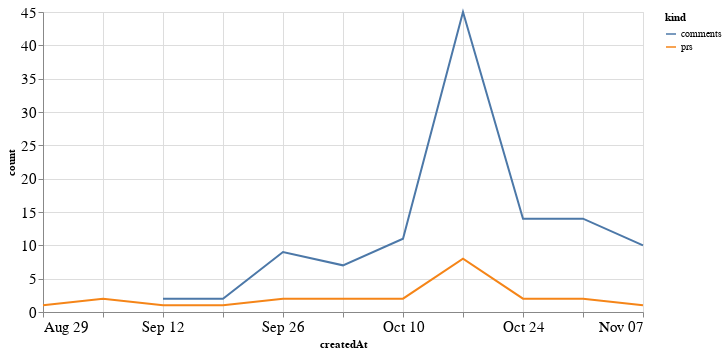

The notebook cell this image was saved under:
### Code cell
alt.Chart(total_time, width=600).mark_line().encode(
    x='createdAt',
    y='count',
    color='kind'
)

### Figure 1 — Vega-Lite specification as saved in the notebook (floating-point values rounded to 4 significant figures)
{"config": {"axisLeft": {"labelFontSize": 15}, "axisBottom": {"labelFontSize": 15}}, "data": {"name": "data-acdb4a2b297d5a914217bcd2fa733727"}, "mark": "line", "encoding": {"color": {"type": "nominal", "field": "kind"}, "x": {"type": "temporal", "field": "createdAt"}, "y": {"type": "quantitative", "field": "count"}}, "width": 600, "$schema": "https://vega.github.io/schema/vega-lite/v4.8.1.json", "datasets": {"data-acdb4a2b297d5a914217bcd2fa733727": [{"createdAt": "2021-08-29T00:00:00", "kind": "prs", "count": 1.0}, {"createdAt": "2021-09-05T00:00:00", "kind": "prs", "count": 2.0}, {"createdAt": "2021-09-12T00:00:00", "kind": "prs", "count": 1.0}, {"createdAt": "2021-09-19T00:00:00", "kind": "prs", "count": 1.0}, {"createdAt": "2021-09-26T00:00:00", "kind": "prs", "count": 2.0}, {"createdAt": "2021-10-03T00:00:00", "kind": "prs", "count": 2.0}, {"createdAt": "2021-10-10T00:00:00", "kind": "prs", "count": 2.0}, {"createdAt": "2021-10-17T00:00:00", "kind": "prs", "count": 8.0}, {"createdAt": "2021-10-24T00:00:00", "kind": "prs", "count": 2.0}, {"createdAt": "2021-10-31T00:00:00", "kind": "prs", "count": 2.0}, {"createdAt": "2021-11-07T00:00:00", "kind": "prs", "count": 1.0}, {"createdAt": "2021-08-29T00:00:00", "kind": "comments", "count": null}, {"createdAt": "2021-09-05T00:00:00", "kind": "comments", "count": null}, {"createdAt": "2021-09-12T00:00:00", "kind": "comments", "count": 2.0}, {"createdAt": "2021-09-19T00:00:00", "kind": "comments", "count": 2.0}, {"createdAt": "2021-09-26T00:00:00", "kind": "comments", "count": 9.0}, {"createdAt": "2021-10-03T00:00:00", "kind": "comments", "count": 7.0}, {"createdAt": "2021-10-10T00:00:00", "kind": "comments", "count": 11.0}, {"createdAt": "2021-10-17T00:00:00", "kind": "comments", "count": 45.0}, {"createdAt": "2021-10-24T00:00:00", "kind": "comments", "count": 14.0}, {"createdAt": "2021-10-31T00:00:00", "kind": "comments", "count": 14.0}, {"createdAt": "2021-11-07T00:00:00", "kind": "comments", "count": 10.0}]}}
